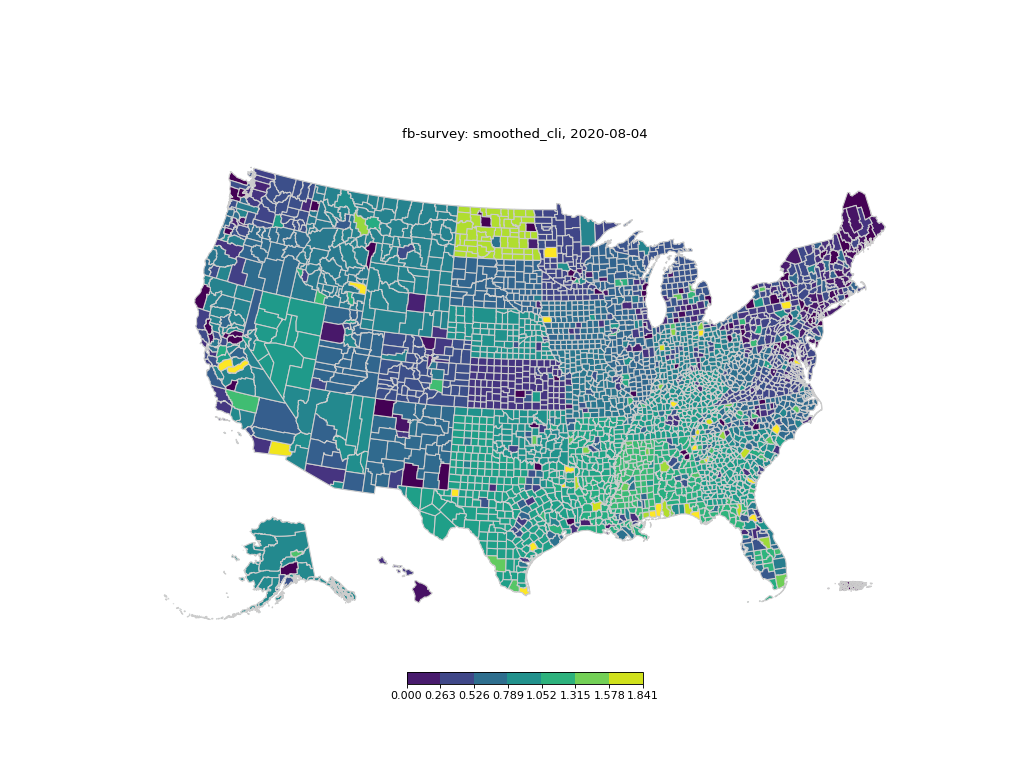

The Python source for this figure:
import covidcast
from datetime import date
from matplotlib import pyplot as plt
data = covidcast.signal("fb-survey","smoothed_cli", start_day = date(2020,8,3), end_day = date(2020,8,4), geo_type = "county")
covidcast.plot_choropleth(data, cmap ="viridis", edgecolor="0.8")
plt.show()
